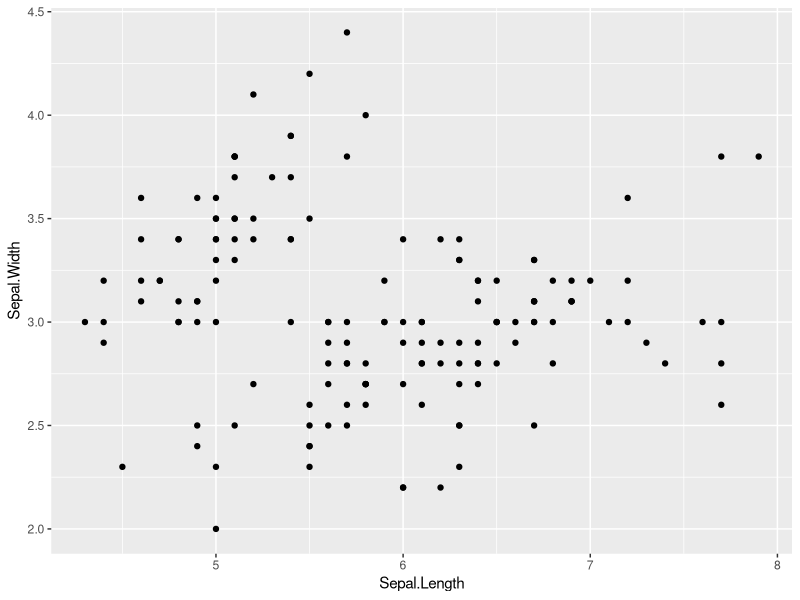
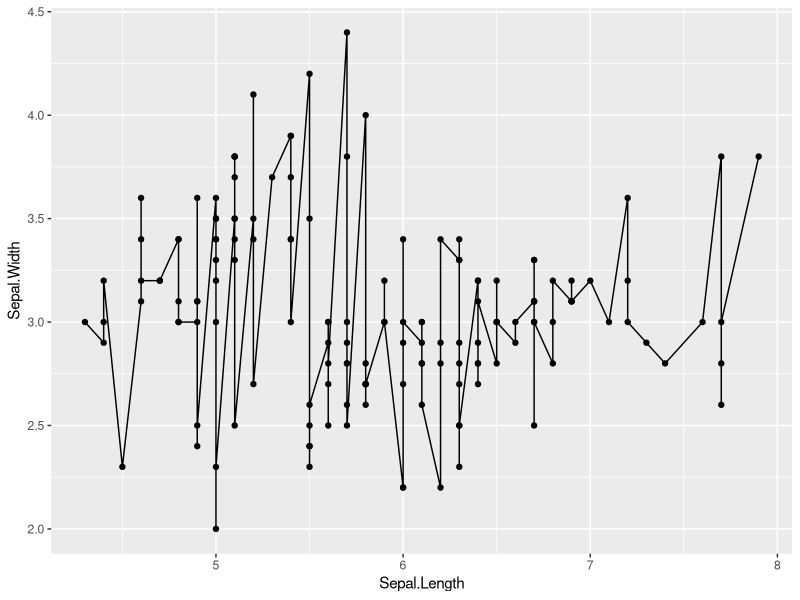

The R source for these figures, in order:
#script de R subir a github
library(tidyverse)

dt <- iris
ggplot(dt, aes(Sepal.Length, Sepal.Width))+
       geom_point()

ggplot(dt, aes(Sepal.Length, Sepal.Width))+
  geom_point()+
  geom_line()
